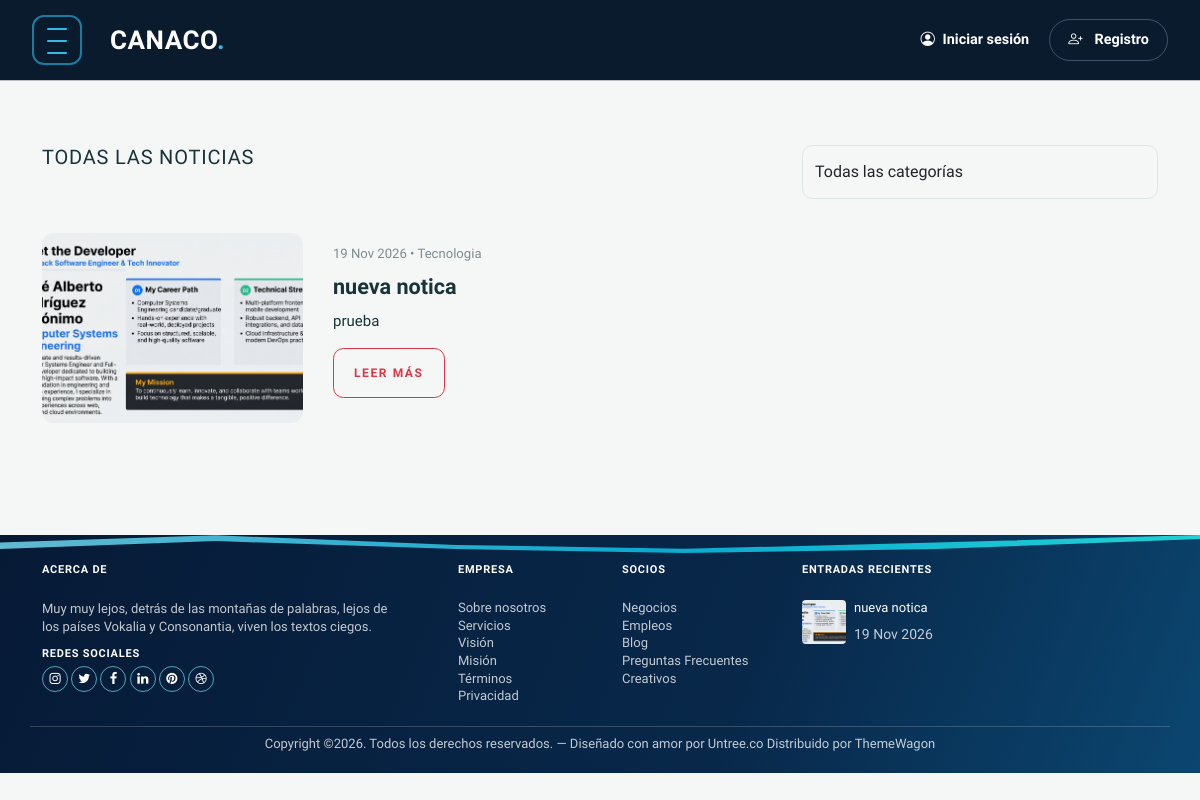
The app's page /categoria/ with its own data.
### home/models.py (models this page shows, shortened)
class Publicacion(models.Model):
    ESTADO_BORRADOR = 'borrador'
    ESTADO_PUBLICADO = 'publicado'
    ESTADOS = [
        (ESTADO_BORRADOR, 'Borrador'),
        (ESTADO_PUBLICADO, 'Publicado'),
    ]
    titulo = models.CharField(max_length=180)
    resumen = models.TextField()
    contenido = models.TextField()
    categoria = models.ForeignKey(Categoria, on_delete=models.SET_NULL, null=True, blank=True)
    autor = models.ForeignKey(User, on_delete=models.SET_NULL, null=True, blank=True)
    imagen_portada = models.ForeignKey(
        Archivo,
        on_delete=models.SET_NULL,
        null=True,
        blank=True,
        related_name='portadas'
    )
    estado = models.CharField(max_length=20, choices=ESTADOS, default=ESTADO_BORRADOR)
    visitas = models.PositiveIntegerField(default=0)
    createdat = models.DateTimeField(auto_now_add=True)
    updatedat = models.DateTimeField(auto_now=True)
    class Meta:
        managed = True
        db_table = 'publicacion'
        verbose_name_plural = 'Publicaciones'

class Archivo(models.Model):
    nombre = models.CharField(max_length=255)
    nombre_temporal = models.CharField(max_length=255)
    ruta = models.FileField(upload_to='uploads/')
    tipo = models.CharField(max_length=100, blank=True)
    tamano = models.PositiveIntegerField(default=0)
    fk_user = models.ForeignKey(User, on_delete=models.SET_NULL, null=True, blank=True)
    createdat = models.DateTimeField(auto_now_add=True)
    class Meta:
        managed = True
        db_table = 'archivo'
        verbose_name_plural = 'Archivos'
    @property
    def display_url(self):
        ruta = str(self.ruta)
        if ruta.startswith(('images/', 'css/', 'js/', 'fonts/', 'uploads/profile-default')):
            return f'/static/{ruta}'
        return self.ruta.url

class Categoria(models.Model):
    id = models.BigAutoField(auto_created=True, primary_key=True, serialize=False, verbose_name='ID')
    nombre = models.CharField(max_length=60)
    createdat = models.DateTimeField(auto_now_add=True)
    updatedat = models.DateTimeField(null=True, blank=True)
    fk_user = models.ForeignKey(User, on_delete=models.SET_NULL, null=True, blank=True)
    class Meta:
        managed = True
        db_table = 'categoria'
        verbose_name_plural = 'Categorías'

### home/views.py (the view)
# urls.py: path("categoria/", views.categoria, name="categoria"),
def categoria(request, pk=None):
    categorias = Categoria.objects.all().order_by('nombre')
    categoria_actual = get_object_or_404(Categoria, pk=pk) if pk else None
    publicaciones = Publicacion.objects.filter(
        estado=Publicacion.ESTADO_PUBLICADO
    ).select_related('categoria', 'autor', 'imagen_portada')
    if categoria_actual:
        publicaciones = publicaciones.filter(categoria=categoria_actual)
    return render(request, 'home/categoria.html', {
        'categorias': categorias,
        'categoria_actual': categoria_actual,
        'publicaciones': publicaciones.order_by('-createdat'),
    })

### home/context_processors.py (called while the page is built)
def global_categorias(request):
    return {
        'global_categorias': Categoria.objects.all().order_by('nombre'),
        'global_recientes': Publicacion.objects.filter(estado=Publicacion.ESTADO_PUBLICADO).order_by('-createdat')[:3]
    }

### home/templates/home/categoria.html (shortened to what this page needs)
{% extends 'partials/base.html' %}
{% load static %}
{% block content %}
<section class="section">
  <div class="container">
    <div class="row mb-4">
      <div class="col-lg-8">
        <h2 class="posts-entry-title">
          {% if categoria_actual %}Categoría: {{ categoria_actual.nombre }}{% else %} Todas las noticias{% endif %}
        </h2>
      </div>
      <div class="col-lg-4">
        <select class="form-control" onchange="if (this.value) window.location.href=this.value;">
          <option value="{% url 'home:categoria' %}">Todas las categorías</option>
        </select>
      </div>
    </div>
    <div class="row mb-5 align-items-center category-listing">
      {% for noticia in publicaciones %}
      <div class="col-lg-3 category-story-image">
        <a href="{% url 'home:noticia_detalle' noticia.id %}" class="img-link">
          {% if noticia.imagen_portada %}
          <img src="{{ noticia.imagen_portada.display_url }}" alt="{{ noticia.titulo }}" class="img-fluid category-post-image">
          {% else %}
          <img src="{% static 'images/img_1_horizontal.jpg' %}" alt="{{ noticia.titulo }}" class="img-fluid category-post-image">
          {% endif %}
        </a>
      </div>
      <div class="col-lg-8 category-story-content">
        <span class="date">{{ noticia.createdat|date:"d M Y" }} &bullet; {% if noticia.categoria %}{{ noticia.categoria.nombre }}{% else %}Sin categoría{% endif %}</span>
        <h2><a href="{% url 'home:noticia_detalle' noticia.id %}">{{ noticia.titulo }}</a></h2>
        <p>{{ noticia.resumen }}</p>
        <p><a href="{% url 'home:noticia_detalle' noticia.id %}" class="btn btn-sm btn-outline-primary">Leer más</a></p>
      </div>
      {% empty %}
      <div class="col-12"><p>No hay noticias para esta categoría.</p></div>
      {% endfor %}
    </div>
  </div>
</section>
{% endblock content %}

### home/templates/partials/footer.html (shortened to what this page needs)
{% load static %}
<footer class="site-footer">
    <div class="container">
        <div class="row">
            <div class="col-lg-4">
                <div class="widget">
                    <h3 class="mb-4">Acerca de</h3>
                    <p>Muy muy lejos, detrás de las montañas de palabras, lejos de los países Vokalia y Consonantia, viven los textos ciegos.</p>
                </div>
                <div class="widget">
                    <h3>Redes Sociales</h3>
                    <ul class="list-unstyled social">
                        <li><a href="#"><span class="icon-instagram"></span></a></li>
                        <li><a href="#"><span class="icon-twitter"></span></a></li>
                        <li><a href="#"><span class="icon-facebook"></span></a></li>
                        <li><a href="#"><span class="icon-linkedin"></span></a></li>
                        <li><a href="#"><span class="icon-pinterest"></span></a></li>
                        <li><a href="#"><span class="icon-dribbble"></span></a></li>
                    </ul>
                </div>
            </div>
            <div class="col-lg-4 ps-lg-5">
                <div class="row g-2">
                    <div class="col-6">
                        <div class="widget">
                            <h3 class="mb-4">Empresa</h3>
                            <ul class="list-unstyled links">
                                <li><a href="#">Sobre nosotros</a></li>
                                <li><a href="#">Servicios</a></li>
                                <li><a href="#">Visión</a></li>
                                <li><a href="#">Misión</a></li>
                                <li><a href="#">Términos</a></li>
                                <li><a href="#">Privacidad</a></li>
                            </ul>
                        </div>
                    </div>
                    <div class="col-6">
                        <div class="widget">
                            <h3 class="mb-4">Socios</h3>
                            <ul class="list-unstyled links">
                                <li><a href="#">Negocios</a></li>
                                <li><a href="#">Empleos</a></li>
                                <li><a href="#">Blog</a></li>
                                <li><a href="#">Preguntas Frecuentes</a></li>
                                <li><a href="#">Creativos</a></li>
                            </ul>
                        </div>
                    </div>
                </div>
            </div>
            <div class="col-lg-4">
                <div class="widget">
                    <h3 class="mb-4">Entradas Recientes</h3>
                    <div class="post-entry-footer">
                        <ul>
                            {% for noticia in global_recientes %}
                            <li>
                                <a href="{% url 'home:noticia_detalle' noticia.id %}">
                                    {% if noticia.imagen_portada %}
                                        <img src="{{ noticia.imagen_portada.display_url }}" alt="{{ noticia.titulo }}" class="me-2 rounded" style="width: 44px; height: 44px; object-fit: cover;">
                                    {% else %}
                                        <img src="{% static 'images/img_1_sq.jpg' %}" alt="{{ noticia.titulo }}" class="me-2 rounded" style="width: 44px; height: 44px; object-fit: cover;">
                                    {% endif %}
                                    <div class="text">
                                        <h4>{{ noticia.titulo }}</h4>
                                        <div class="post-meta">
                                            <span class="mr-2">{{ noticia.createdat|date:"d M Y" }}</span>
                                        </div>
                                    </div>
                                </a>
                            </li>
                            {% empty %}
                            <li><span class="text-white-50">No hay noticias recientes.</span></li>
                            {% endfor %}
                        </ul>
                    </div>
                </div>
            </div>
        </div>
        <div class="row mt-5">
            <div class="col-12 text-center">
                <p>Copyright &copy;. Todos los derechos reservados. &mdash; Diseñado con amor por <a href="https://untree.co">Untree.co</a> Distribuido por <a href="https://themewagon.com">ThemeWagon</a>
                </p>
            </div>
        </div>
    </div>
</footer>

### home/templates/partials/base.html (style rules this page uses)
:root { --primary-blue: #176b68; --hover-blue: #115653; --light-blue: #e7f2ef; --ink: #19333a; --muted: #718187; --surface: #f5f7f6; --bs-orange: #176b68; --bs-warning: #176b68; --bs-warning-rgb: 23, 107, 104; }
body { color: var(--ink); background: var(--surface); }
.btn, .form-control, .form-select { border-radius: .65rem !important; }
.site-footer { background: linear-gradient(112deg, #061a36 0%, #08284a 62%, #0b4670 100%) !important; color: rgba(255, 255, 255, .76); }
a { color: var(--primary-blue); }
.posts-entry-title, h1, h2, h3, h4 { color: var(--ink) !important; }
.site-footer a, .site-footer p, .site-footer span, .site-footer .text-white-50 { color: rgba(255, 255, 255, .76) !important; }
.site-footer h3 { color: #ffffff !important; }

### records on screen
Publicacion: imagen_portada.display_url (picture), createdat "19 Nov 2026", categoria.nombre "Tecnologia", titulo "nueva notica", resumen "prueba"
